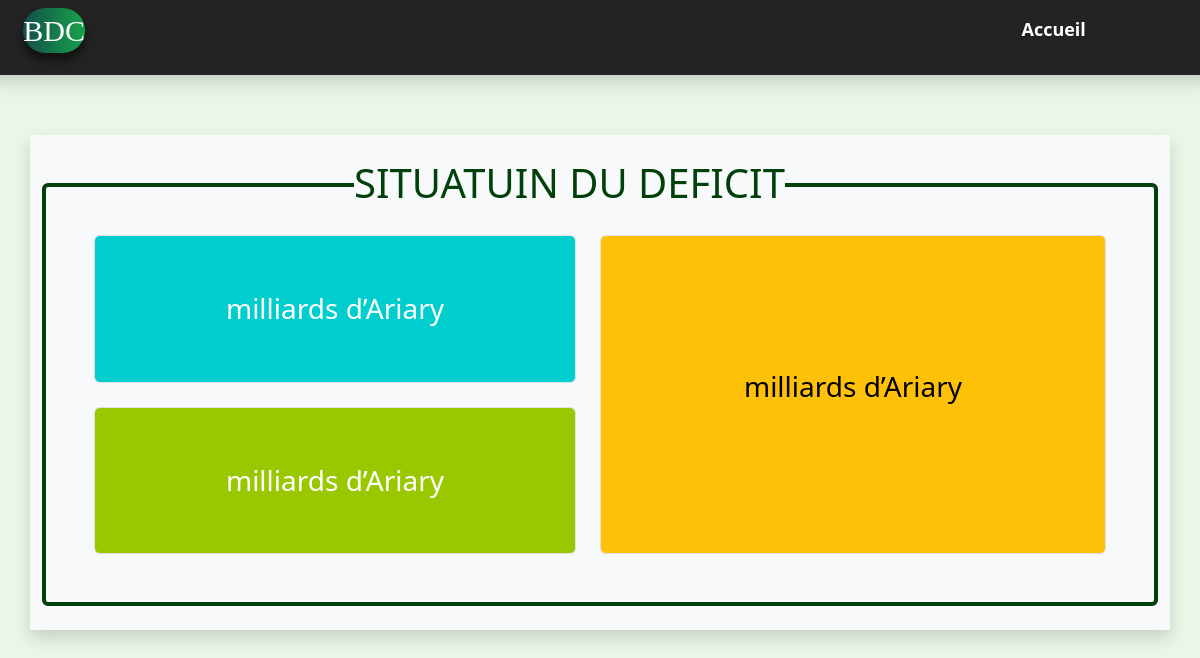
Before: /pages/situation_deficit.php with the older database file.
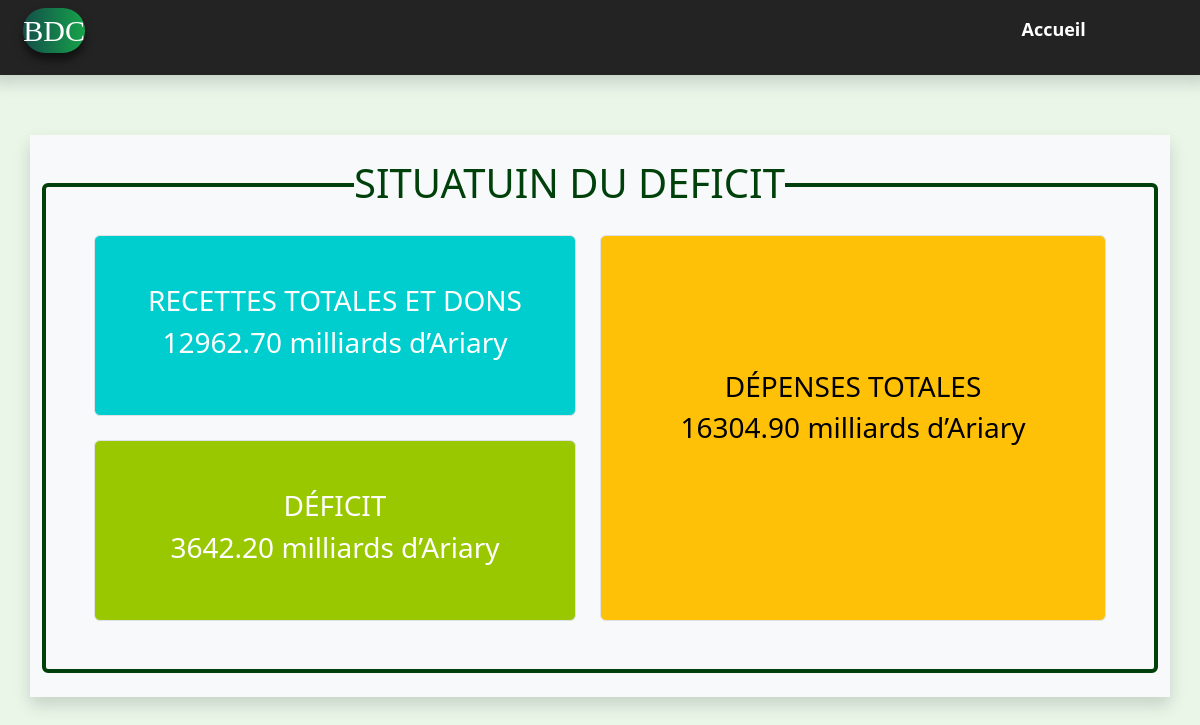
After: the same page with the newer database file.
### tables this page shows
create table Situ_deficit(
    id_Situ_deficit INT PRIMARY KEY AUTO_INCREMENT,
    Nom VARCHAR(100),
    valeur DECIMAL(10,2)
);

### inc/connecxon.php (called while the page is built, shortened)
<?php
function dbconnect()
{
    static $connect = null;
    if ($connect === null) {
        $connect = mysqli_connect('localhost','root','','BDC');
        mysqli_set_charset($connect, 'utf8mb4');
    }
    return $connect;
}
?>

### inc/fonction.php (called while the page is built, shortened)
<?php
    include('connecxon.php');
    function Situ_deficit()
    {
        $sql ="SELECT * FROM Situ_deficit";
        $requet = mysqli_query(dbconnect(),$sql);
        $result = array();
        while($Situ_deficit = mysqli_fetch_assoc($requet))
        {
            $result[] = $Situ_deficit;
        }
        return $result;
    }
?>

### pages/situation_deficit.php (the view, shortened to what this page needs)
<?php
    include('../inc/fonction.php');
    $situation_deficit = Situ_deficit();
?>
<!DOCTYPE html>
<html lang="en">
<head>
    <link href="../assets/bootstrap/css/bootstrap.min.css" rel="stylesheet">
    <link rel="stylesheet" href="../assets/css/style.css">
</head>
<body>
    <?php include('header1.php') ?>
    <main class="container bg-light shadow p-4" style="margin-top: 5%;">
        <h1 class="text-center bg-light titre_deficit" style="margin-left: 25%;">SITUATUIN DU DEFICIT</h1>
        <div class="border_green rounded row p-5 mt-4">
            <div class="row col-md-6">
                <div class="col-md-12 text-center mb-4 border rounded text-white bg_bv p-5">
                    <h3><?php echo $situation_deficit[0]['Nom']?></h3>
                    <h3><?php echo $situation_deficit[0]['valeur']?> milliards d’Ariary</h3>
                </div>
                <div class="col-md-12  bg_bvv p-5 rounded border text-center text-white">
                    <h3><?php echo $situation_deficit[1]['Nom']?></h3>
                    <h3><?php echo $situation_deficit[1]['valeur']?> milliards d’Ariary</h3>
                </div>
            </div>
            <div class="text-center col-md-6 ms-4 text-black border bg_w rounded bg-warning p-5">
                <h3 style="margin-top: 21%;"><?php echo $situation_deficit[2]['Nom']?></h3>
                <h3><?php echo $situation_deficit[2]['valeur']?> milliards d’Ariary</h3>
            </div>
    </main>
</body>
</html>

Changed rows visible on the page:
added situ_deficit: Nom "RECETTES TOTALES ET DONS", valeur "12962.70"
added situ_deficit: Nom "DÉFICIT", valeur "3642.20"
added situ_deficit: Nom "DÉPENSES TOTALES", valeur "16304.90"
